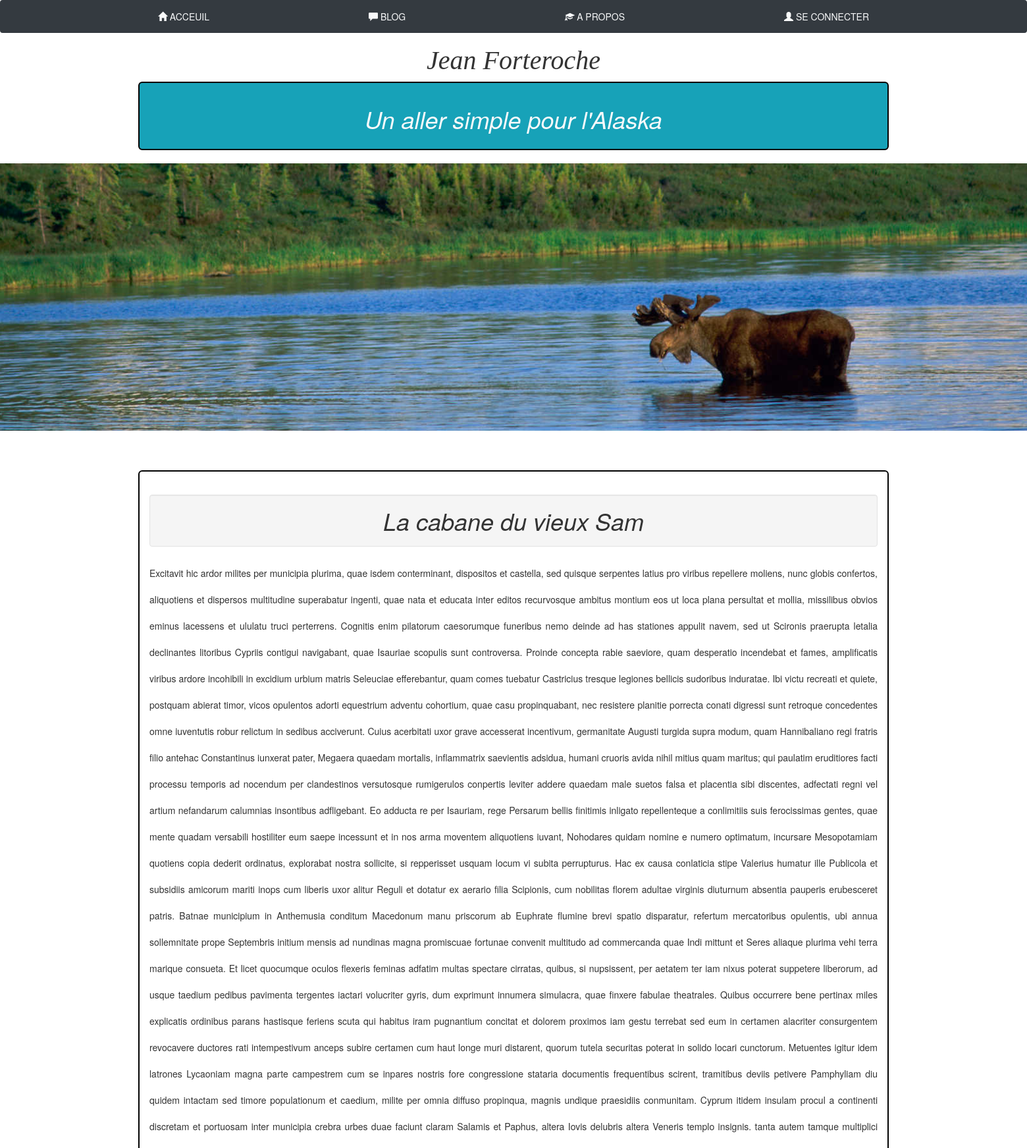
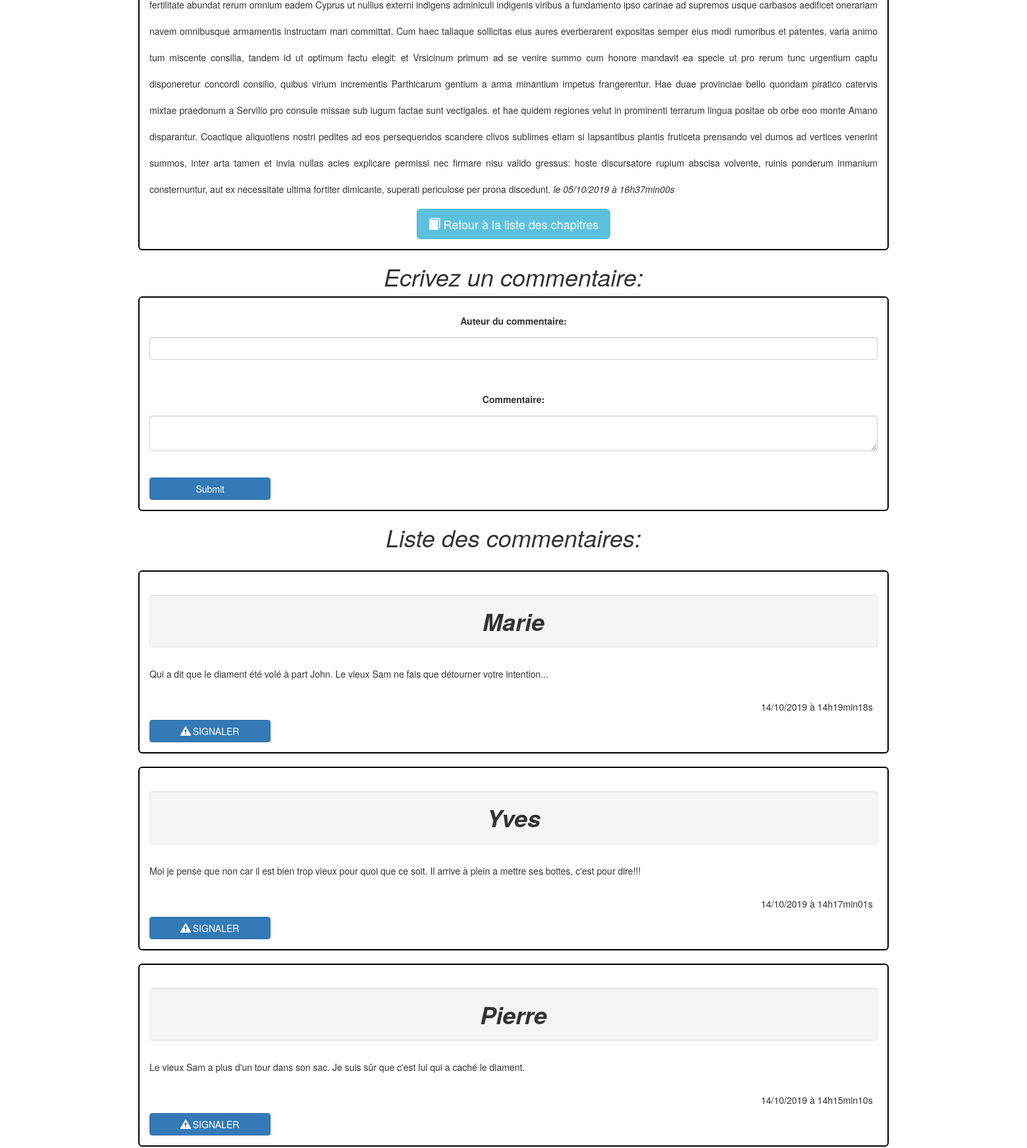
/P4_01_code/index.php?action=post&id=2 (upper part), run on the app's committed database (2 pictures, top to bottom).
### tables this page shows
CREATE TABLE `articles` (
  `id` int(11) NOT NULL,
  `title` varchar(255) NOT NULL,
  `content` text NOT NULL,
  `date_creation` datetime NOT NULL
);

CREATE TABLE `comments` (
  `id` int(11) NOT NULL,
  `post_id` int(11) NOT NULL,
  `author` varchar(255) NOT NULL,
  `comment` text NOT NULL,
  `comment_date` datetime NOT NULL,
  `notify` tinyint(4) NOT NULL
);

### P4_01_code/controller/frontend/BlogController.php (called while the page is built, shortened)
<?php
require_once('model/frontend/ArticlesManager.php');
require_once('model/frontend/CommentsManager.php');
function addPost() {
          $postManager = new \OpenClassrooms\Blog\Model\PostManager();
          $post = $postManager->getPost($_GET['id']);
          $commentManager = new \OpenClassrooms\Blog\Model\CommentManager();
          $comments = $commentManager->getComments($_GET['id']);
            require('view/frontend/postView.php');
}

### P4_01_code/model/frontend/ArticlesManager.php (called while the page is built, shortened)
<?php
class PostManager extends Manager {
    public function getPost($postId) {
        $db = $this->dbConnect();
        $req = $db->prepare('SELECT id, title, content, DATE_FORMAT(date_creation, \'%d/%m/%Y à %Hh%imin%ss\') AS creation_date_fr FROM articles WHERE id = ?');
        $req->execute(array($postId));
        $post = $req->fetch();
        return $post;
    }
}

### P4_01_code/model/frontend/CommentsManager.php (called while the page is built, shortened)
<?php
class CommentManager extends Manager {
    public function getComments($postId) {
        $db = $this->dbConnect();
        $comments = $db->prepare('SELECT id, post_id, author, comment, DATE_FORMAT(comment_date, \'%d/%m/%Y à %Hh%imin%ss\') AS comment_date_fr FROM comments WHERE post_id = ? ORDER BY comment_date DESC');
        $comments->execute(array($postId));
        return $comments;
    }
}

### P4_01_code/view/frontend/postView.php (the view, shortened to what this page needs)
<br><br><br><br>
<div class="container">
        <h1 class="well">
          <?= $post['title']?>
        </h1>
        <p>
          <?= $post['content'] ?> <em> le <?= $post['creation_date_fr'] ?> </em>
        </p>
        <button class="btn btn-info btn-lg" type="button" ><span class="glyphicon glyphicon-book"></span><a class="text-white" href="index.php?action=blog">  Retour à la liste des chapitres</a></button>
</div>
<h1>Ecrivez un commentaire:</h1>
<div class="container">
<form action="index.php?action=addComment&amp;id=<?= $post['id']?>" method="post">
        <label for="author">Auteur du commentaire:</label><br />
        <input type="text" class="form-control" id="author" name="author" /><br>
        <label for="comment">Commentaire:</label><br />
        <textarea id="comment"class="form-control" name="comment"></textarea><br>
        <input type="submit" class="col-sm-2 btn btn btn-primary"/>
</form>
</div>
<h1>Liste des commentaires:</h1>
<?php
while ($comment = $comments->fetch())
{
?>
<br>
<div class="container">
    <h1 class="well">
      <strong><?= $comment['author'] ?></strong>
    </h1>
    <p><?= $comment['comment'] ?></p>
    <div class="col-lg-12 col-lg-offset-5">
      <?= $comment['comment_date_fr'] ?>
    </div>
    <button type="submit" class="col-sm-2 btn btn btn-primary"><span class="glyphicon glyphicon-alert"></span><a class= "text-white" href="index.php?action=signaler&amp;post_id=<?= $comment['post_id'] ?>&amp;id=<?= $comment['id'] ?>"> SIGNALER </a></button>
</div>
<?php
}
?>
<?php require('view/template.php'); ?>

### P4_01_code/public/css/style.css (style rules this page uses)
html, body { margin: 0px; }
.container { padding: 15px; border: 2px solid black; border-radius: 6px; line-height: 40px; text-align: center; }
p { text-align: justify; }
h1, h3 { text-align:center; font-family:georgia,garamond,serif; font-size:40px; font-style:italic; }

### data on the page
articles: title "La cabane du vieux Sam", content "Excitavit hic ardor milites per municipia plurima, quae isdem conterminant, dispositos et castella, sed quisque serpentes latius pro viribus repellere moliens, nunc globis confertos, aliquotiens et dispersos multitudine superabatur ingenti, quae nata et educata inter editos recurvosque ambitus montium eos ut loca plana persultat et mollia, missilibus obvios eminus lacessens et ululatu truci perterrens. Cognitis enim pilatorum caesorumque funeribus nemo deinde ad has stationes appulit navem, sed ut Scironis praerupta letalia declinantes litoribus Cypriis contigui navigabant, quae Isauriae scopulis sunt controversa. Proinde concepta rabie saeviore, quam desperatio incendebat et fames,…"
comments: author "Marie", comment "Qui a dit que le diament été volé à part John. Le vieux Sam ne fais que détourner votre intention...", comment_date_fr "14/10/2019 à 14h19min18s"
comments: author "Yves", comment "Moi je pense que non car il est bien trop vieux pour quoi que ce soit. Il arrive à plein a mettre ses bottes, c'est pour dire!!!", comment_date_fr "14/10/2019 à 14h17min01s"
comments: author "Pierre", comment "Le vieux Sam a plus d'un tour dans son sac. Je suis sûr que c'est lui qui a caché le diament.", comment_date_fr "14/10/2019 à 14h15min10s"

### other printed values
$post['creation_date_fr'] "05/10/2019 à 16h37min00s"
